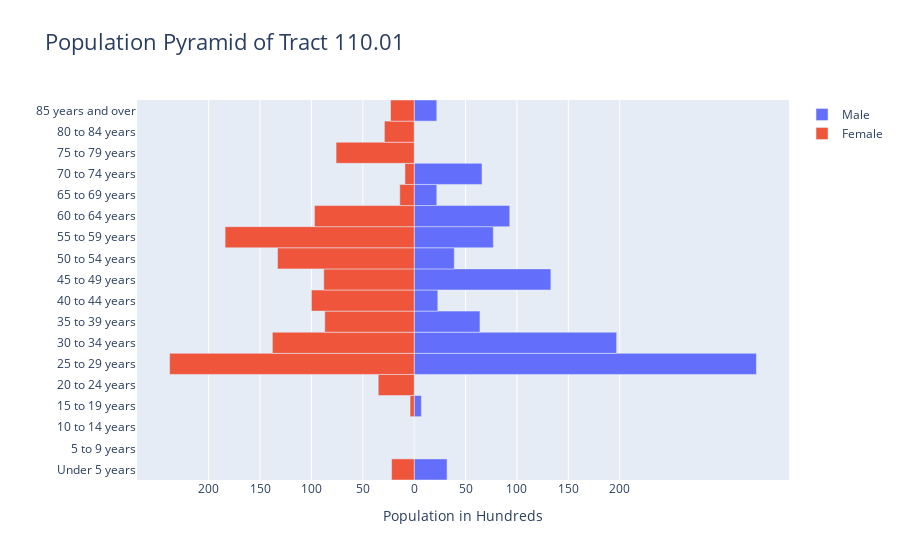

Notebook cell for this chart:
### Code cell
# Tract 110.01 Analysis

male_col = 'Census Tract 110.01, District of Columbia, District of Columbia!!Male!!Estimate'
female_col = 'Census Tract 110.01, District of Columbia, District of Columbia!!Female!!Estimate'

tract_df = age_and_sex_df[['Label (Grouping)', 'Census Tract 110.01, District of Columbia, District of Columbia!!Total!!Estimate' ,male_col, female_col]].iloc[2:20 , :]
tract_df.head()

tract_df[male_col]=tract_df[male_col].replace(regex=[r'\D+'], value="")
tract_df[female_col] = tract_df[female_col].replace(regex=[r'\D+'], value="")
tract_df = tract_df.dropna(subset=[male_col, female_col])

tract_df[male_col] = tract_df[male_col].astype(int)
tract_df[female_col] = tract_df[female_col].astype(int)
tract_df.head(100)


import plotly.graph_objects as gp

y_age = list(tract_df['Label (Grouping)'])
x_M = tract_df[male_col]
x_F = tract_df[female_col] * -1

# x_F.reverse()

fig = gp.Figure()
  
# Adding Male data to the figure
fig.add_trace(gp.Bar(y= y_age, x = x_M, 
                     name = 'Male', 
                     orientation = 'h'))
  
# Adding Female data to the figure
fig.add_trace(gp.Bar(y = y_age, x = x_F,
                     name = 'Female', orientation = 'h'))
  
# Updating the layout for our graph
fig.update_layout(title = 'Population Pyramid of Tract 110.01', barmode = 'relative',
                 title_font_size = 22,
                 bargap = 0.0, bargroupgap = 0,
                 xaxis = dict(tickvals = [-200, -150, -100, -50,
                                          0, 50, 100, 150, 200],
                                
                              ticktext = ['200', '150', '100','50', '0', 
                                          '50', '100', '150', '200'],
                                
                              title = 'Population in Hundreds',
                              title_font_size = 14)
                 )
  
fig.show()

### Figure 1 — Plotly figure (JSON) as saved in the notebook; plotly's stock layout.template omitted (floating-point values rounded to 4 significant figures)
{"data": [{"name": "Male", "orientation": "h", "type": "bar", "x": [32, 0, 0, 7, 0, 333, 197, 64, 23, 133, 39, 77, 93, 22, 66, 0, 0, 22], "y": ["        Under 5 years", "        5 to 9 years", "        10 to 14 years", "        15 to 19 years", "        20 to 24 years", "        25 to 29 years", "        30 to 34 years", "        35 to 39 years", "        40 to 44 years", "        45 to 49 years", "        50 to 54 years", "        55 to 59 years", "        60 to 64 years", "        65 to 69 years", "        70 to 74 years", "        75 to 79 years", "        80 to 84 years", "        85 years and over"]}, {"name": "Female", "orientation": "h", "type": "bar", "x": [-22, 0, 0, -4, -35, -238, -138, -87, -100, -88, -133, -184, -97, -14, -9, -76, -29, -23], "y": ["        Under 5 years", "        5 to 9 years", "        10 to 14 years", "        15 to 19 years", "        20 to 24 years", "        25 to 29 years", "        30 to 34 years", "        35 to 39 years", "        40 to 44 years", "        45 to 49 years", "        50 to 54 years", "        55 to 59 years", "        60 to 64 years", "        65 to 69 years", "        70 to 74 years", "        75 to 79 years", "        80 to 84 years", "        85 years and over"]}], "layout": {"bargap": 0, "bargroupgap": 0, "barmode": "relative", "title": {"font": {"size": 22}, "text": "Population Pyramid of Tract 110.01"}, "xaxis": {"ticktext": ["200", "150", "100", "50", "0", "50", "100", "150", "200"], "tickvals": [-200, -150, -100, -50, 0, 50, 100, 150, 200], "title": {"font": {"size": 14}, "text": "Population in Hundreds"}}}}
